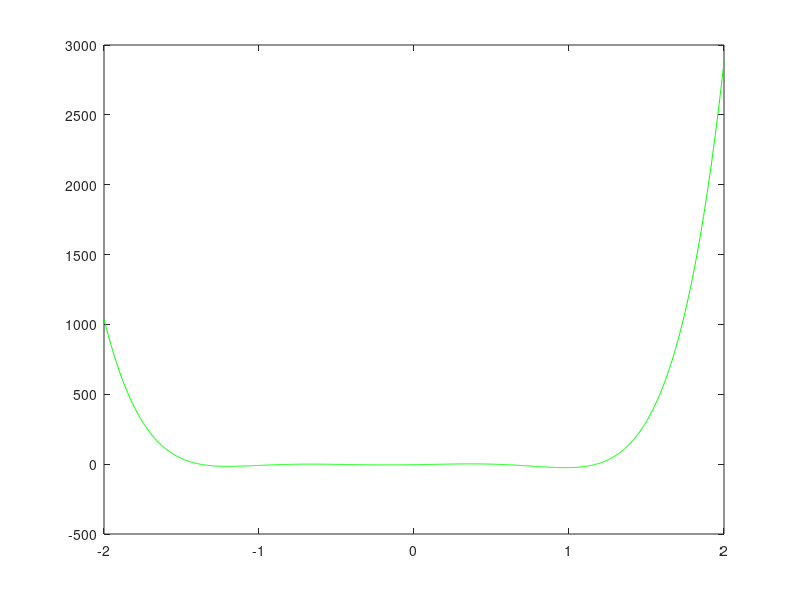

The MATLAB source for this figure: (Note: this script raises an error after producing the figure.)
%------------------άσκηση 2 ερώτημα 2
f = @(x) 54*x.^6 + 45*x.^5 - 102*x.^4 - 69*x.^3 + 35*x.^2 + 16*x - 4 ;
df = @(x) 324*x.^5 + 225*x.^4 - 408*x.^3 - 207*x.^2 + 70*x + 16 ;
ddf = @(x) 1620*x.^4 + 900*x.^3 - 1224*x.^2 - 414*x + 70 ;

x = linspace(-2, 2, 1000);
figure;
plot(x, f(x), 'g');
hold on;
yline(0);
xlabel('x');
ylabel('f(x)');
legend('f(x)', 'y=0');


fprintf('\n --- ΤΡΟΠΟΠΟΙΗΜΕΝΗ ΔΙΧΟΤΟΜΗΣΗ --- \n');

brackets = [];
Ntarget = 20;


attempts = 0;
while size(brackets,1) < Ntarget && attempts < 20000
    attempts = attempts + 1;
    a = -2 + 4*rand();
    b = -2 + 4*rand();
    if a == b, continue; end
    if a > b, tmp = a; a = b; b = tmp; end
    fa = f(a); fb = f(b);
    if ~isfinite(fa) || ~isfinite(fb), continue; end
    if fa*fb < 0
        % optional: avoid duplicates (close intervals)
        too_close = false;
        for k=1:size(brackets,1)
            if abs(brackets(k,1)-a) < 1e-12 && abs(brackets(k,2)-b) < 1e-12
                too_close = true; break;
            end
        end
        if ~too_close
            brackets(end+1,:) = [a,b];
        end

        len = abs(a-b);
        [root, iters] = bisection2(f, a, b);
        fprintf('[%.7f, %.7f] : Ρίζα = %.7f,  Επαναλήψεις = %d, μήκος = %.7f\n', a, b, root, iters, len);
    end
    
end


if size(brackets,1) < Ntarget
    warning('Δεν συγκεντρώθηκαν %d brackets, βρέθηκαν %d (attempts=%d)\n', Ntarget, size(brackets,1), attempts);
end

% shuffle order (προαιρετικό) για πιο "τυχαία" σειρά
idx = randperm(size(brackets,1));
brackets = brackets(idx,:);

numTests = min(100, size(brackets,1));
testIntervals = brackets(idx(1:numTests), :);

iters_dixotomhsh2 = zeros(numTests,1);

for i = 1:numTests
    a = testIntervals(i,1);
    b = testIntervals(i,2);

    [r, it] = bisection2(f, a, b);
    iters_dixotomhsh2(i) = it;
end

mean_dixot2 = mean(iters_dixotomhsh2 , 'omitnan');
std_dixot2  = std(iters_dixotomhsh2, 'omitnan');

fprintf("ΜΕΣΟΣ ΟΡΟΣ ΕΠΑΝΑΛΗΨΕΩΝ: %.2f\n", mean_dixot2);
fprintf("ΤΥΠΙΚΗ ΑΠΟΚΛΙΣΗ: %.2f\n", std_dixot2);


%διχοτόμηση klasikh
function [root, iterations] = bisection(f, a, b)
    tol = 1e-7;
    if f(a) * f(b) > 0
        warning('Δεν υπάρχει ρίζα στο [a,b]');
    end
    
    iterations = 0;
    while (b - a) / 2 > tol
        m = (a+b)/2;  
        
        if abs(f(m)) < tol
            root = m;
            return;
        elseif f(a) * f(m) < 0 
            b = m; 
        else  
            a = m;  
        end
        
        iterations = iterations + 1;
    end
    
    root = (a+b) / 2;  
end

%διχοτόμηση tropopoihmenh
function [root, iterations] = bisection2(f, a, b)
    tol = 1e-7;

    if f(a) * f(b) > 0
        error('Δεν υπάρχει ρίζα στο [a,b]');
    end

    iterations = 0;

    fa = f(a);
    fb = f(b);
    while (b-a)/2 > tol
        
        if abs(fa) < abs(fb)
            m = a + (b-a)/3 ;
        else    
            m = b - (b-a)/3 ; 
        end
        fm = f(m);
        if abs(fm) < tol
            root =m;
            return;
        end
        if fa * fm < 0  
            b = m;
            fb= fm;
        else         
            a = m;        
            fa = fm;
        end
    
        iterations = iterations+1;
    end
  
    root = (a+b) /2;
end
